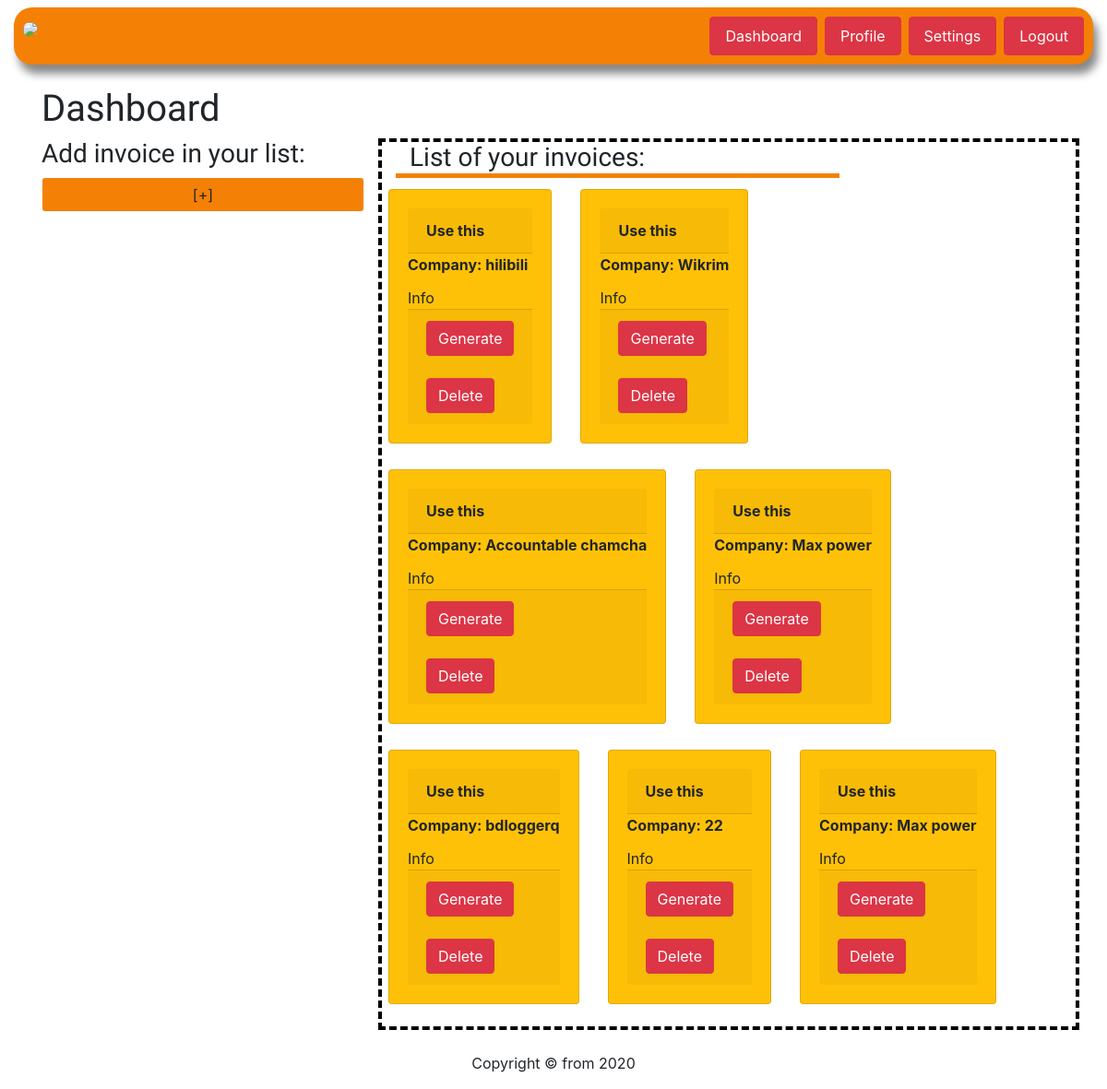
Screenshot of / (signed in) with the database file from the repository.
### invoice_inspector_app/models.py (models this page shows)
class InvoiceInfo(models.Model):
    name = models.TextField(max_length=50,blank=True)
    comp = models.TextField(max_length=50,blank = True)
    logoComp = models.TextField(blank=True)
    emailComp = models.TextField(blank=True)
    addressComp = models.TextField(blank=True)
    phoneNum = models.IntegerField(blank=True)
    user = models.ForeignKey(User, on_delete=models.CASCADE)

### invoice_inspector_app/views.py (the view)
# urls.py: path('', views.index, name='index'),
def index(request):
    listInvoice = []
    db = InvoiceInfo.objects.all()
    for x in db:
        if str(request.user.username) == str(x.user):
            listInvoice.append(x)
    return render(request,'body.html',{"data":listInvoice})

### template/body.html (shortened to what this page needs)
{% extends "layout/index.html" %}
{% block content %}
{% if user.is_authenticated %}
    {% include "authBody.html" %}
{% endif %}
</div>
{% endblock %}

### template/authBody.html (shortened to what this page needs)
<div name = "authBody" class = "container mt-sm-4">
    <h1 style = "font-family: 'Acme', sans-serif">Dashboard</h1>
    <div class = "row">
        <div class = "col-sm-4">
            <h3 style = "font-family: 'Acme',sans-serif;">Add invoice in your list:</h3>
            <button type = "button" class = "btn form-control" style = "background-color: {{user.profile.color}};"  data-toggle="modal" data-target="#myModal">[+]</button>
        </div>
        <div class = "col-sm-8" style = "border:4px dashed black">
            <h3 class = "col-sm-8" style = "font-family: 'Acme', sans-serif;border-bottom:5px solid {{user.profile.color}};">List of your invoices:</h3>
            <div class = "row">
                {% for x in data %}
                        <div col-sm-3>
                            <div name = "wrapper" style = "padding-left:7px;padding-top:4px">
                                <div class="card bg-warning mb-sm-4 mr-sm-4">
                                    <div class="card-body">
                                        <div class="card-header"><b>Use this</b></div>
                                        <div class = "card-title"><b>Company: {{x.comp}}</b></div>
                                        <div title = "Address: {{x.addressComp}}">Info</div>
                                        <div class = "card-footer"><form method = "post" action = "open/{{x.id}}">{% csrf_token %}<input class = "btn btn-danger" type = "submit" value = "Generate"></form><form action = "delvoice/{{x.id}}"><input type = "submit" class = "btn btn-danger mt-sm-4" value = "Delete"></form></div>
                                    </div>
                                </div>
                            </div>
                        </div>
                {% endfor %}
                    </div>
        </div>
    </div>
</div>

### rows the page displays
InvoiceInfo: comp "hilibili"
InvoiceInfo: comp "Wikrim"
InvoiceInfo: comp "Accountable chamcha"
InvoiceInfo: comp "Max power"
InvoiceInfo: comp "bdloggerq"
InvoiceInfo: comp "22"
InvoiceInfo: comp "Max power"
